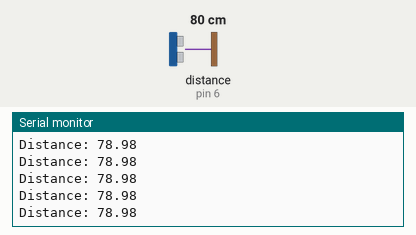
Simulated run of this sketch. Board: Arduino Uno, built with avr-gcc and run on an emulated ATmega328P. Shown: the last lines printed to the serial monitor. Wiring (inferred from the names in the program): ultrasonic range finder: trigger pin 7; echo pin 6. The test bench sets the inputs (shaded band); at power-on: distance to the obstacle (sensor on pin 6) 80 cm. The echo pulse lasts 58.3 µs per cm.

Above: at 1.2 s.
1.3 s: distance to the obstacle (sensor on pin 6) set to 2 cm
At 2.4 s:
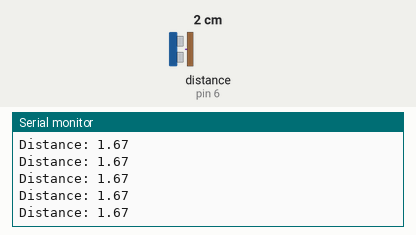
4.3 s: distance to the obstacle (sensor on pin 6) set to 120 cm
At 4.9 s:
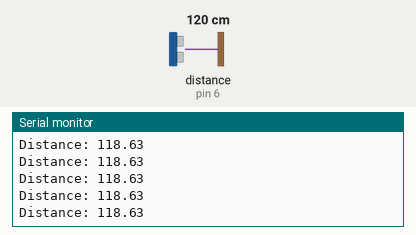
7.3 s: distance to the obstacle (sensor on pin 6) set to 18 cm
At 7.9 s:
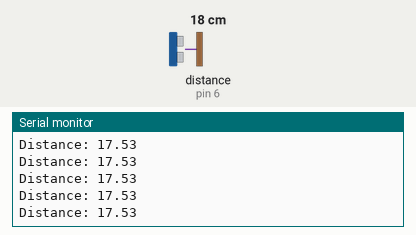
Timing chart, 0 to 10.3 s (numbered marks = the images above; inputs shaded):
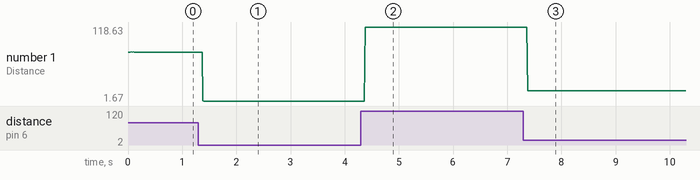

The sketch:

Reading_Sensor_Data_using_Arduino.ino
```cpp
/* In Ultrasonic sensor there are two pin one is trig and another one is echo pin
 *  so in this progarm we firstly send the wave through trig pin and after a delay of 2 microsecond we will
 *  low it and take the duration of time it takes to bounce back from the object using pulseIn() function  and echopin
 *  after that we will calculate the distance using formula and print it on serial monitor.
 */


const int trigPin = 7;
const int echoPin = 6;

void setup() {

  Serial.begin (9600);
  pinMode(trigPin, OUTPUT);
  pinMode(echoPin, INPUT);
}

void loop() {
  float duration, distance;
  digitalWrite(trigPin, LOW);
  delayMicroseconds(2);
  digitalWrite(trigPin, HIGH);
  delayMicroseconds(10);
  digitalWrite(trigPin, LOW);
  duration = pulseIn(echoPin , HIGH);
  distance = (duration*0.034)/2;
  Serial.print("Distance: ");
  Serial.println(distance);
}
```

Measured:
- after the input at 1.3 s, the serial monitor: prints a new line after 0.08 s (image 1)
- after the input at 4.3 s, the serial monitor: prints a new line after 0.08 s (image 2)
- after the input at 7.3 s, the serial monitor: prints a new line after 0.07 s (image 3)
- plotted number 1: 78.98 → 1.67 after the input at 1.3 s, 1.67 → 118.63 after the input at 4.3 s, 118.63 → 17.53 after the input at 7.3 s
